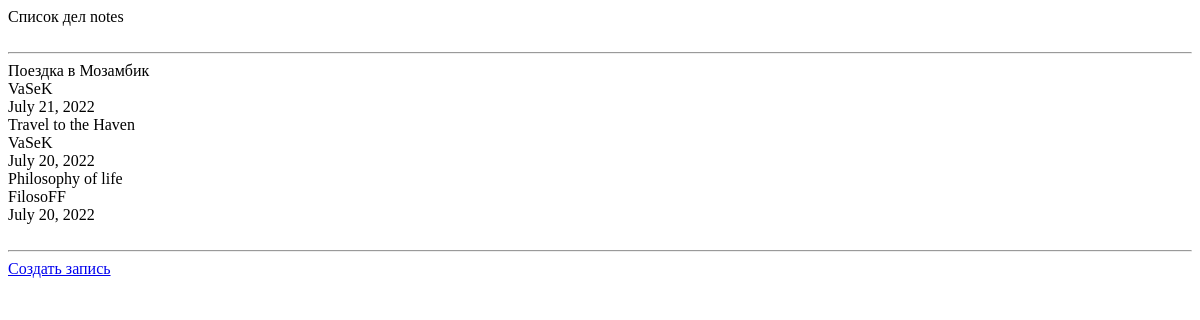
Before: /notes/ with the older database file.
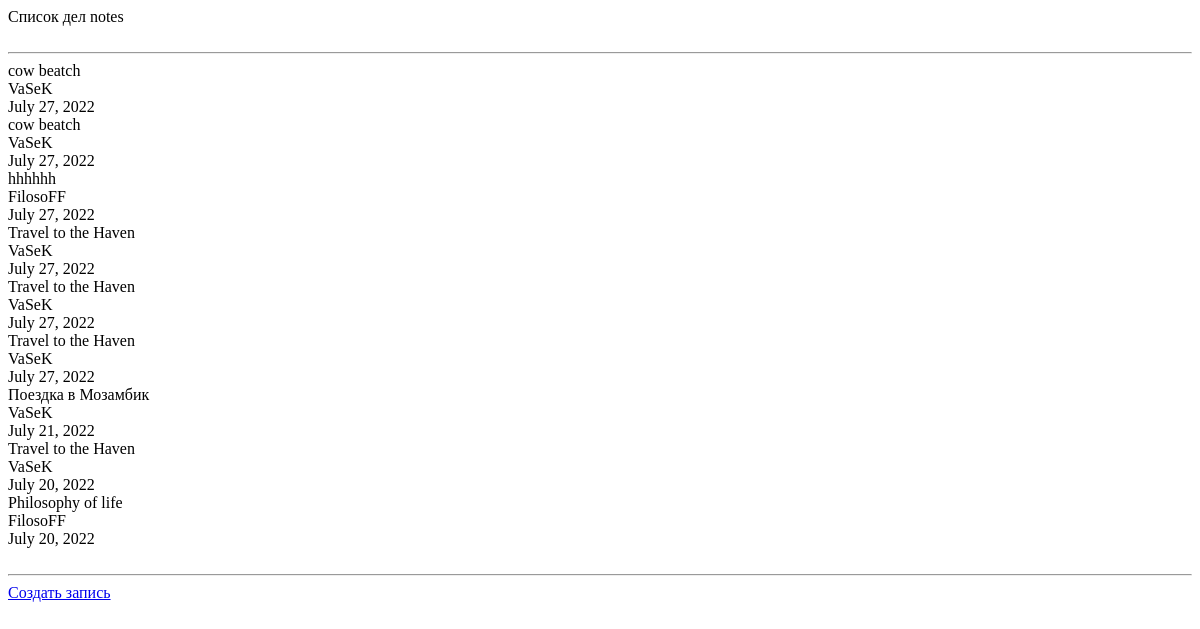
After: the same page with the newer database file.
### notes/models.py (models this page shows, shortened)
class Notes(models.Model):
  class Meta:
    ordering =['-date_of_note']
  autor_of_note = models.ForeignKey(Autor, on_delete=models.CASCADE)
  title_of_note = models.CharField(max_length=100)
  date_of_note = models.DateField(auto_now_add = True)
  note_text = models.CharField(max_length=255)

class Autor(models.Model):
  class Meta:
    ordering = ['-name']
  name = models.CharField(verbose_name='Имя Фамилия', max_length=200)
  nic_name = models.CharField(verbose_name='Ник', max_length=200)
  avatar = models.CharField(verbose_name='Аватарка', max_length=200)

### notes/views.py (the view)
# urls.py: path('', views.index),
def index(request):
  notes_list = models.Notes.objects.all()
  content = {'notes':'notes', 'notes_list':notes_list}
  return render(request, 'notes/index.html', content)

### notes/templates/notes/index.html (shortened to what this page needs)
{%extends "todo/base.html"%}
{%block my_body%}
<div id='head_page'>
  <div id='notes_title'>Список дел {{notes}}</div>
</div>
<br>
<hr>
<div id="main_text">
  {%for i_notes in notes_list%}
  <div "notes">
    <div "notes_title">{{i_notes.title_of_note}}</div>
    <div "notes_autor">{{i_notes.autor_of_note.nic_name}}</div>
    <div "notes_date">{{i_notes.date_of_note }}</div>
  </div>
  {%endfor%}
</div>
<br>
<hr>
<div id="menu">
  <div id="make_note"><a href ='create_note'>Создать запись</a></div>
</div>
{%endblock%}

### todo/templates/todo/base.html (shortened to what this page needs)
<!DOCtype HTML>
<html>
<head>
</head>
<body>
{%block my_body%}{%endblock%}
</body>
</html>

Changed rows visible on the page:
added Notes: title_of_note "cow beatch", autor_of_note.nic_name "VaSeK", date_of_note "July 27, 2022"
added Notes: title_of_note "cow beatch", autor_of_note.nic_name "VaSeK", date_of_note "July 27, 2022"
added Notes: title_of_note "hhhhhh", autor_of_note.nic_name "FilosoFF", date_of_note "July 27, 2022"
added Notes: title_of_note "Travel to the Haven", autor_of_note.nic_name "VaSeK", date_of_note "July 27, 2022"
added Notes: title_of_note "Travel to the Haven", autor_of_note.nic_name "VaSeK", date_of_note "July 27, 2022"
added Notes: title_of_note "Travel to the Haven", autor_of_note.nic_name "VaSeK", date_of_note "July 27, 2022"
